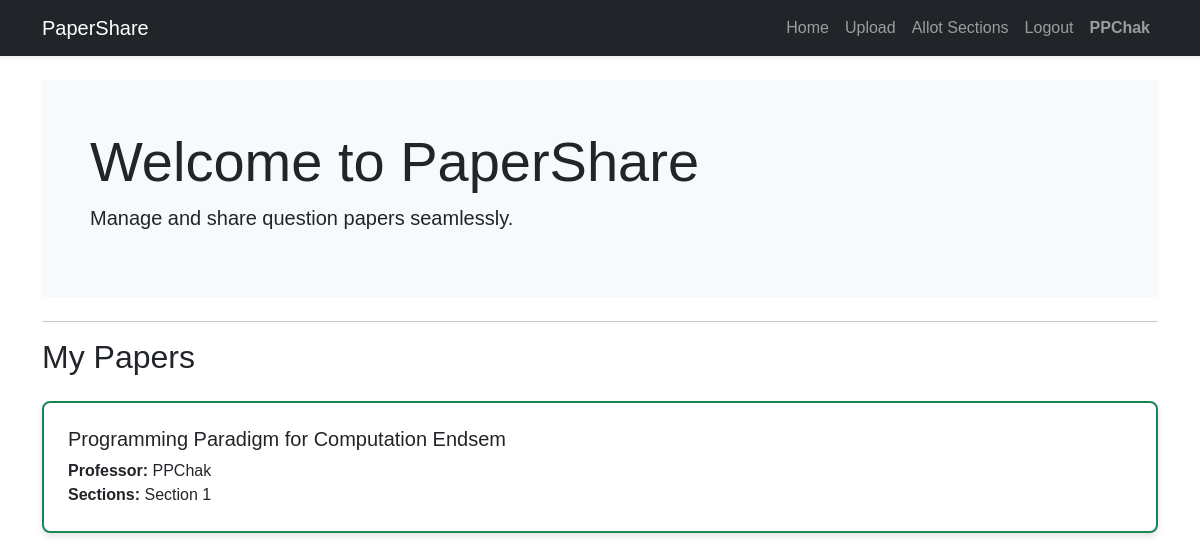
/ (signed in), run on an earlier commit of the app's database.
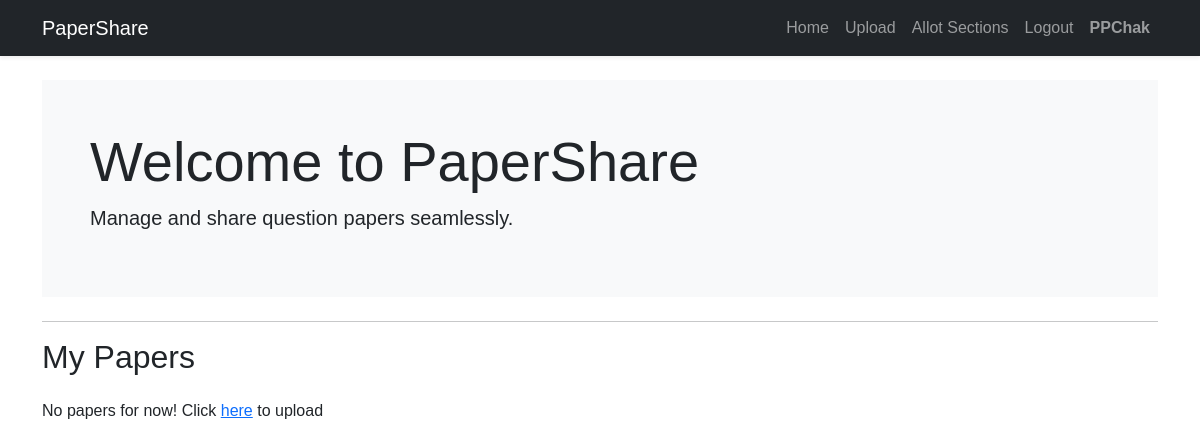
And on a later commit of the database.
### paper/models.py (models this page shows)
class Paper(models.Model):
    name = models.CharField(max_length=100, default="subject")
    professor = models.ForeignKey(User, on_delete=models.CASCADE,related_name="PapersOfProf")
    questions = models.CharField(max_length=200, default="[]")
    pdf_file = models.FileField(upload_to='checked_papers/')
    sections = models.ManyToManyField('Section', related_name="papers_of_section")
    open = models.BooleanField(default=True)

class User(AbstractUser):
    DESIGNATION_CHOICES = [
        ('student', 'Student'),
        ('professor', 'Professor'),
    ]
    designation = models.CharField(max_length=10, choices=DESIGNATION_CHOICES,default='student')

class Section(models.Model):
    name = models.CharField(max_length=100, default="")
    students = models.ManyToManyField(User,related_name="my_section")

### paper/views.py (the view)
# urls.py: path('', views.index, name="index"),
def index(request):
    if request.user.is_authenticated:
        if request.user.designation == "student":
            sections = request.user.my_section.all()
            papers = Paper.objects.filter(sections__in = sections).distinct()
        else:
            papers = Paper.objects.filter(professor = request.user)
    else:
        papers = []
    return render(request, "paper/index.html",{
        'papers':papers
    })

### paper/templates/paper/index.html (shortened to what this page needs)
{% extends "paper/layout.html" %}
{% block body %}
<div class="bg-light p-5 rounded-lg mb-4">
    <h1 class="display-4">Welcome to PaperShare</h1>
    <p class="lead">Manage and share question papers seamlessly.</p>
</div>
{% if request.user.is_authenticated %}
<hr>
<h2>My Papers</h2>
{% if request.user.designation == "student" %}
{% for paper in papers %}
<a href="{% url 'view_student' paper.id %}" class="text-decoration-none">
    <div class="card mb-3 {% if paper.open %}border-success{% else %}border-danger{% endif %}">
        <div class="card-body">
            <h5 class="card-title">Paper: {{ paper.name }}</h5>
            <p class="card-text">
                <strong>Professor:</strong> {{ paper.professor }}<br>
                <strong>Sections:</strong>
                {% for section in paper.sections.all %}
                    {{ section.name }}{% if not forloop.last %}, {% endif %}
                {% endfor %}
            </p>
        </div>
    </div>
</a>
{% empty %}
<h6>No papers for now!</h6>
{% endfor %}
{% else %}
{% for paper in papers %}
<a href="{% url 'view_prof' paper.id %}" class="text-decoration-none">
    <div class="card mb-3 {% if paper.open %}border-success{% else %}border-danger{% endif %}">
        <div class="card-body">
            <h5 class="card-title">{{ paper.name }}</h5>
            <p class="card-text">
                <strong>Professor:</strong> {{ paper.professor }}<br>
                <strong>Sections:</strong>
                {% for section in paper.sections.all %}
                    {{ section.name }}{% if not forloop.last %}, {% endif %}
                {% endfor %}
            </p>
        </div>
    </div>
</a>
{% empty %}
<h6>No papers for now! Click <a href="{% url 'upload' %}">here</a> to upload</h6>
{% endfor %}
{% endif %}
{% endif %}
{% endblock %}

What changed in the data, as far as the page shows it:
removed Paper: name "Programming Paradigm for Computation Endsem", professor "PPChak"
no longer on this page (row unchanged): Section: name "Section 1"
Also different on the page:
text now shown: "No papers for now! Click here to upload"
